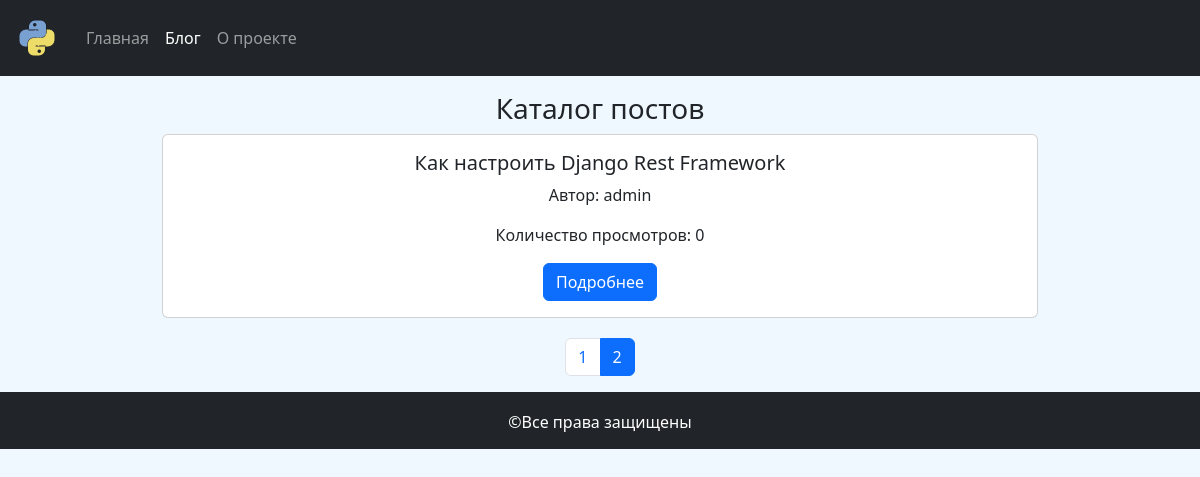
Screenshot of /blog/?page=2 with the database file from the repository.
### blog_app/models.py (models this page shows, shortened)
class Post(models.Model):
    title = models.CharField(max_length=200)
    text = models.TextField()
    slug = models.SlugField(unique=True)
    author = models.ForeignKey(get_user_model(), on_delete=models.CASCADE)
    data = models.JSONField(null=True, blank=True, default=list)
    views = models.IntegerField(default=0)
    published_date = models.DateTimeField(auto_now_add=True)
    update_date = models.DateTimeField(auto_now=True)
    def get_absolute_url(self):
        return reverse("post_by_slug", args=[str(self.slug)])

### blog_app/views.py (the view)
# urls.py: path('', blog, name='blog'),
def blog(request):
    posts = Post.objects.all()
    paginator = Paginator(posts, 3)
    page_number = request.GET.get('page')
    page_obj = paginator.get_page(page_number)
    context = {
        'posts': posts,
        'menu': menu,
        'page_alias': 'blog',
        'page_obj': page_obj,
    }
    return render(request, 'blog_app/blog.html', context=context)

### blog_app/templates/blog_app/blog.html (shortened to what this page needs)
{% extends 'base.html' %}
{% block content %}
<div class="conteiner-fluid text-center p-3">
    <h3>Каталог постов</h3>
    {% for post in page_obj %}
    {% include 'blog_app/post_preview_include.html' %}
    {% endfor %}
</div>
<nav aria-label="Пагинатор">
    <ul class="pagination justify-content-center pagination-md">
        {% for page in page_obj.paginator.page_range %}
        <li class="page-item
        {% if page_obj.number == page %}
        active
        {% else %}
        {% endif %}"><a class="page-link" href="?page={{ page }}">{{ page }}</a></li>
        {% endfor %}
    </ul>
  </nav>
{% endblock %}

### blog_app/templates/blog_app/post_preview_include.html
<div class="card mb-1 w-75 mx-auto">
    <div class="card-body h-100">
      <h5 class="card-title">{{ post.title }}</h5>
        <p class="card-text">Автор: {{ post.author }}</p>
        <p class="card-text">Количество просмотров: {{ post.views }}</p>
      <a href="{{ post.get_absolute_url }}" class="btn btn-primary">Подробнее</a>
    </div>
  </div>

### static/css/style.css (style rules this page uses)
body { background-color: AliceBlue; }

### rows the page displays
Post: title "Как настроить Django Rest Framework", author "admin", views "0"

### other values shown
{{ page.name }} "Главная" "Блог" "О проекте"
{{ page }} "1" "2"
